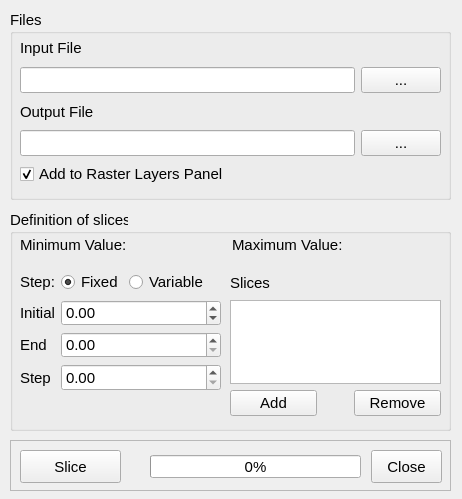
<?xml version="1.0" encoding="UTF-8"?>
<ui version="4.0">
 <class>dlgSlicer</class>
 <widget class="QDialog" name="dlgSlicer">
  <property name="geometry">
   <rect>
    <x>0</x>
    <y>0</y>
    <width>462</width>
    <height>499</height>
   </rect>
  </property>
  <property name="font">
   <font>
    <pointsize>11</pointsize>
   </font>
  </property>
  <property name="windowTitle">
   <string>Slicer</string>
  </property>
  <property name="locale">
   <locale language="English" country="UnitedStates"/>
  </property>
  <widget class="QGroupBox" name="gbFiles">
   <property name="geometry">
    <rect>
     <x>10</x>
     <y>10</y>
     <width>441</width>
     <height>190</height>
    </rect>
   </property>
   <property name="font">
    <font>
     <pointsize>11</pointsize>
    </font>
   </property>
   <property name="title">
    <string>Files</string>
   </property>
   <widget class="QWidget" name="gridLayoutWidget">
    <property name="geometry">
     <rect>
      <x>10</x>
      <y>25</y>
      <width>421</width>
      <height>151</height>
     </rect>
    </property>
    <layout class="QGridLayout" name="gdFiles">
     <item row="1" column="1">
      <widget class="QPushButton" name="btSelect">
       <property name="font">
        <font>
         <pointsize>11</pointsize>
        </font>
       </property>
       <property name="cursor">
        <cursorShape>PointingHandCursor</cursorShape>
       </property>
       <property name="toolTip">
        <string>Select the input file (Alt + I)</string>
       </property>
       <property name="text">
        <string>...</string>
       </property>
       <property name="shortcut">
        <string>Alt+I</string>
       </property>
       <property name="autoDefault">
        <bool>false</bool>
       </property>
      </widget>
     </item>
     <item row="1" column="0">
      <widget class="QLineEdit" name="edInput">
       <property name="font">
        <font>
         <pointsize>11</pointsize>
        </font>
       </property>
      </widget>
     </item>
     <item row="0" column="0">
      <widget class="QLabel" name="label_3">
       <property name="sizePolicy">
        <sizepolicy hsizetype="Preferred" vsizetype="Ignored">
         <horstretch>0</horstretch>
         <verstretch>0</verstretch>
        </sizepolicy>
       </property>
       <property name="font">
        <font>
         <pointsize>11</pointsize>
        </font>
       </property>
       <property name="text">
        <string>Input File</string>
       </property>
      </widget>
     </item>
     <item row="3" column="0">
      <widget class="QLineEdit" name="edOutput">
       <property name="font">
        <font>
         <pointsize>11</pointsize>
        </font>
       </property>
      </widget>
     </item>
     <item row="3" column="1">
      <widget class="QPushButton" name="btSave">
       <property name="font">
        <font>
         <pointsize>11</pointsize>
        </font>
       </property>
       <property name="cursor">
        <cursorShape>PointingHandCursor</cursorShape>
       </property>
       <property name="toolTip">
        <string>Enter the output file (Alt + O)</string>
       </property>
       <property name="text">
        <string>...</string>
       </property>
       <property name="shortcut">
        <string>Alt+O</string>
       </property>
       <property name="autoDefault">
        <bool>false</bool>
       </property>
      </widget>
     </item>
     <item row="2" column="0">
      <widget class="QLabel" name="label_2">
       <property name="font">
        <font>
         <pointsize>11</pointsize>
        </font>
       </property>
       <property name="text">
        <string>Output File</string>
       </property>
      </widget>
     </item>
     <item row="4" column="0" colspan="2">
      <widget class="QCheckBox" name="cbAddLayer">
       <property name="text">
        <string>Add to Raster Layers Panel</string>
       </property>
       <property name="checked">
        <bool>true</bool>
       </property>
      </widget>
     </item>
    </layout>
   </widget>
  </widget>
  <widget class="QFrame" name="frButtons">
   <property name="geometry">
    <rect>
     <x>10</x>
     <y>440</y>
     <width>441</width>
     <height>51</height>
    </rect>
   </property>
   <property name="frameShape">
    <enum>QFrame::StyledPanel</enum>
   </property>
   <property name="frameShadow">
    <enum>QFrame::Sunken</enum>
   </property>
   <widget class="QPushButton" name="btSlice">
    <property name="geometry">
     <rect>
      <x>10</x>
      <y>10</y>
      <width>101</width>
      <height>33</height>
     </rect>
    </property>
    <property name="cursor">
     <cursorShape>PointingHandCursor</cursorShape>
    </property>
    <property name="toolTip">
     <string>Slice (Alt+S)</string>
    </property>
    <property name="text">
     <string>Slice</string>
    </property>
    <property name="iconSize">
     <size>
      <width>25</width>
      <height>25</height>
     </size>
    </property>
    <property name="shortcut">
     <string>Alt+S</string>
    </property>
    <property name="autoDefault">
     <bool>false</bool>
    </property>
   </widget>
   <widget class="QPushButton" name="btClose">
    <property name="geometry">
     <rect>
      <x>361</x>
      <y>10</y>
      <width>71</width>
      <height>33</height>
     </rect>
    </property>
    <property name="cursor">
     <cursorShape>PointingHandCursor</cursorShape>
    </property>
    <property name="toolTip">
     <string>Close (Alt+C)</string>
    </property>
    <property name="text">
     <string>Close</string>
    </property>
    <property name="iconSize">
     <size>
      <width>25</width>
      <height>25</height>
     </size>
    </property>
    <property name="shortcut">
     <string>Alt+C</string>
    </property>
    <property name="autoDefault">
     <bool>false</bool>
    </property>
   </widget>
   <widget class="QProgressBar" name="progressBar">
    <property name="geometry">
     <rect>
      <x>140</x>
      <y>15</y>
      <width>211</width>
      <height>23</height>
     </rect>
    </property>
    <property name="value">
     <number>0</number>
    </property>
   </widget>
  </widget>
  <widget class="QGroupBox" name="gbDefinition">
   <property name="geometry">
    <rect>
     <x>10</x>
     <y>210</y>
     <width>441</width>
     <height>221</height>
    </rect>
   </property>
   <property name="title">
    <string>Definition of slices</string>
   </property>
   <widget class="QWidget" name="horizontalLayoutWidget">
    <property name="geometry">
     <rect>
      <x>10</x>
      <y>24</y>
      <width>421</width>
      <height>21</height>
     </rect>
    </property>
    <layout class="QHBoxLayout" name="horizontalLayout">
     <item>
      <widget class="QLabel" name="label_4">
       <property name="font">
        <font>
         <pointsize>11</pointsize>
        </font>
       </property>
       <property name="text">
        <string>Minimum Value:</string>
       </property>
      </widget>
     </item>
     <item>
      <widget class="QLabel" name="lbMin">
       <property name="font">
        <font>
         <weight>75</weight>
         <bold>true</bold>
        </font>
       </property>
       <property name="text">
        <string/>
       </property>
      </widget>
     </item>
     <item>
      <widget class="QLabel" name="label_5">
       <property name="font">
        <font>
         <pointsize>11</pointsize>
        </font>
       </property>
       <property name="text">
        <string>Maximum Value:</string>
       </property>
      </widget>
     </item>
     <item>
      <widget class="QLabel" name="lbMax">
       <property name="font">
        <font>
         <weight>75</weight>
         <bold>true</bold>
        </font>
       </property>
       <property name="text">
        <string/>
       </property>
      </widget>
     </item>
    </layout>
   </widget>
   <widget class="QWidget" name="horizontalLayoutWidget_2">
    <property name="geometry">
     <rect>
      <x>10</x>
      <y>60</y>
      <width>201</width>
      <height>24</height>
     </rect>
    </property>
    <layout class="QHBoxLayout" name="horizontalLayout_2">
     <item>
      <widget class="QLabel" name="label_6">
       <property name="font">
        <font>
         <pointsize>11</pointsize>
        </font>
       </property>
       <property name="text">
        <string>Step:</string>
       </property>
      </widget>
     </item>
     <item>
      <widget class="QRadioButton" name="rbFixed">
       <property name="text">
        <string>Fixed</string>
       </property>
       <property name="checked">
        <bool>true</bool>
       </property>
      </widget>
     </item>
     <item>
      <widget class="QRadioButton" name="rbVariable">
       <property name="text">
        <string>Variable</string>
       </property>
      </widget>
     </item>
     <item>
      <spacer name="horizontalSpacer">
       <property name="orientation">
        <enum>Qt::Horizontal</enum>
       </property>
       <property name="sizeHint" stdset="0">
        <size>
         <width>40</width>
         <height>20</height>
        </size>
       </property>
      </spacer>
     </item>
    </layout>
   </widget>
   <widget class="QWidget" name="formLayoutWidget">
    <property name="geometry">
     <rect>
      <x>10</x>
      <y>90</y>
      <width>201</width>
      <height>91</height>
     </rect>
    </property>
    <layout class="QFormLayout" name="formLayout">
     <property name="fieldGrowthPolicy">
      <enum>QFormLayout::AllNonFixedFieldsGrow</enum>
     </property>
     <item row="0" column="0">
      <widget class="QLabel" name="label_7">
       <property name="font">
        <font>
         <pointsize>11</pointsize>
        </font>
       </property>
       <property name="text">
        <string>Initial</string>
       </property>
      </widget>
     </item>
     <item row="0" column="1">
      <widget class="QDoubleSpinBox" name="sbInitial">
       <property name="decimals">
        <number>2</number>
       </property>
       <property name="minimum">
        <double>-99999999.000000000000000</double>
       </property>
       <property name="maximum">
        <double>100000000.000000000000000</double>
       </property>
      </widget>
     </item>
     <item row="1" column="0">
      <widget class="QLabel" name="label_8">
       <property name="font">
        <font>
         <pointsize>11</pointsize>
        </font>
       </property>
       <property name="text">
        <string>End</string>
       </property>
      </widget>
     </item>
     <item row="1" column="1">
      <widget class="QDoubleSpinBox" name="sbEnd">
       <property name="decimals">
        <number>2</number>
       </property>
       <property name="maximum">
        <double>100000000.000000000000000</double>
       </property>
      </widget>
     </item>
     <item row="2" column="0">
      <widget class="QLabel" name="label_9">
       <property name="font">
        <font>
         <pointsize>11</pointsize>
        </font>
       </property>
       <property name="text">
        <string>Step</string>
       </property>
      </widget>
     </item>
     <item row="2" column="1">
      <widget class="QDoubleSpinBox" name="sbStep">
       <property name="decimals">
        <number>2</number>
       </property>
       <property name="maximum">
        <double>100000000.000000000000000</double>
       </property>
      </widget>
     </item>
    </layout>
   </widget>
   <widget class="QLabel" name="label">
    <property name="geometry">
     <rect>
      <x>220</x>
      <y>65</y>
      <width>101</width>
      <height>16</height>
     </rect>
    </property>
    <property name="text">
     <string>Slices</string>
    </property>
   </widget>
   <widget class="QPushButton" name="btAdd">
    <property name="geometry">
     <rect>
      <x>220</x>
      <y>180</y>
      <width>87</width>
      <height>26</height>
     </rect>
    </property>
    <property name="cursor">
     <cursorShape>PointingHandCursor</cursorShape>
    </property>
    <property name="toolTip">
     <string>Add the slice (Alt + A)</string>
    </property>
    <property name="text">
     <string>Add</string>
    </property>
    <property name="shortcut">
     <string>Alt+A</string>
    </property>
    <property name="autoDefault">
     <bool>false</bool>
    </property>
   </widget>
   <widget class="QPushButton" name="btRemove">
    <property name="geometry">
     <rect>
      <x>344</x>
      <y>180</y>
      <width>87</width>
      <height>26</height>
     </rect>
    </property>
    <property name="cursor">
     <cursorShape>PointingHandCursor</cursorShape>
    </property>
    <property name="toolTip">
     <string>Remove the slice (Alt + R)</string>
    </property>
    <property name="text">
     <string>Remove</string>
    </property>
    <property name="shortcut">
     <string>Alt+R</string>
    </property>
    <property name="autoDefault">
     <bool>false</bool>
    </property>
   </widget>
   <widget class="QListWidget" name="listSlices">
    <property name="geometry">
     <rect>
      <x>220</x>
      <y>90</y>
      <width>211</width>
      <height>84</height>
     </rect>
    </property>
    <property name="font">
     <font>
      <family>MS Shell Dlg 2</family>
      <pointsize>11</pointsize>
     </font>
    </property>
   </widget>
  </widget>
 </widget>
 <tabstops>
  <tabstop>edInput</tabstop>
  <tabstop>btSelect</tabstop>
  <tabstop>edOutput</tabstop>
  <tabstop>btSave</tabstop>
  <tabstop>cbAddLayer</tabstop>
  <tabstop>rbFixed</tabstop>
  <tabstop>rbVariable</tabstop>
  <tabstop>sbInitial</tabstop>
  <tabstop>sbEnd</tabstop>
  <tabstop>sbStep</tabstop>
  <tabstop>listSlices</tabstop>
  <tabstop>btAdd</tabstop>
  <tabstop>btRemove</tabstop>
  <tabstop>btSlice</tabstop>
  <tabstop>btClose</tabstop>
 </tabstops>
 <resources>
  <include location="resources.qrc"/>
 </resources>
 <connections>
  <connection>
   <sender>btClose</sender>
   <signal>clicked()</signal>
   <receiver>dlgSlicer</receiver>
   <slot>close()</slot>
   <hints>
    <hint type="sourcelabel">
     <x>410</x>
     <y>458</y>
    </hint>
    <hint type="destinationlabel">
     <x>458</x>
     <y>400</y>
    </hint>
   </hints>
  </connection>
 </connections>
</ui>
